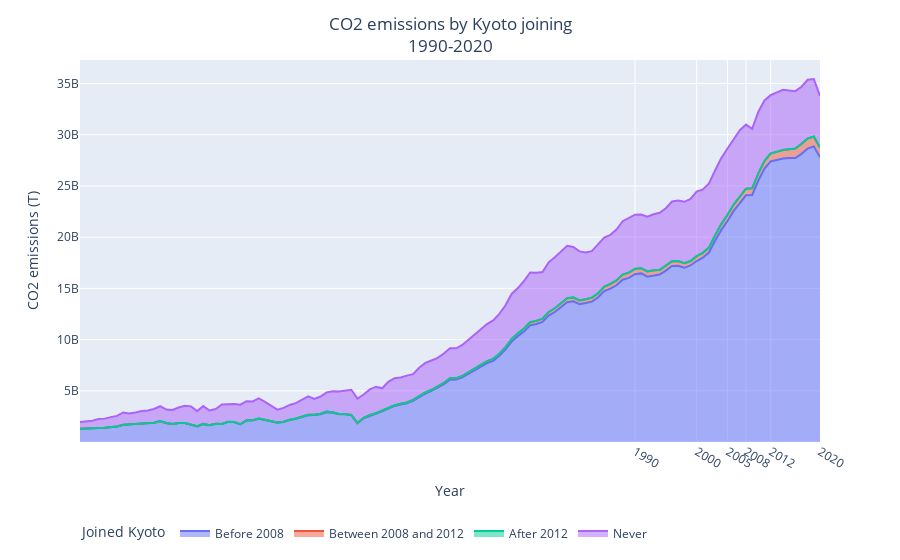

Notebook code cell kept with this figure:
### Markdown cell above
#### CO2 emissions 1990-2020

### Code cell
fig4 = px.area(df_fig4, x= 'Year', y = 'CO2 emissions (T)', color = 'Kyoto',
               line_group = 'Kyoto',
               category_orders={'Kyoto': ['Before 2008', 'Between 2008 and 2012', 'After 2012', 'Never']}
              )
fig4.update_layout(legend_title_text = 'Joined Kyoto',
                   title = 'CO2 emissions by Kyoto joining<br>1990-2020',
                   title_x = 0.5,
                   legend = dict(orientation = 'h', y = -0.2)
                  )
fig4.update_xaxes(tickvals=[1990, 2000, 2005, 2008, 2012, 2020])
fig4.update_yaxes(tickvals=np.array(range(5*(10**9),40*(10**9)+1,5*(10**9))))
fig4.show()

# chart_studio.tools.set_credentials_file(username = 'cramosglez', api_key = 'V4eg5zzwdt7MUlf4eEvp')
# chart_studio.tools.set_config_file(world_readable = True, sharing = 'public')
# py.iplot(fig4, filename = 'Kyoto 2000')
